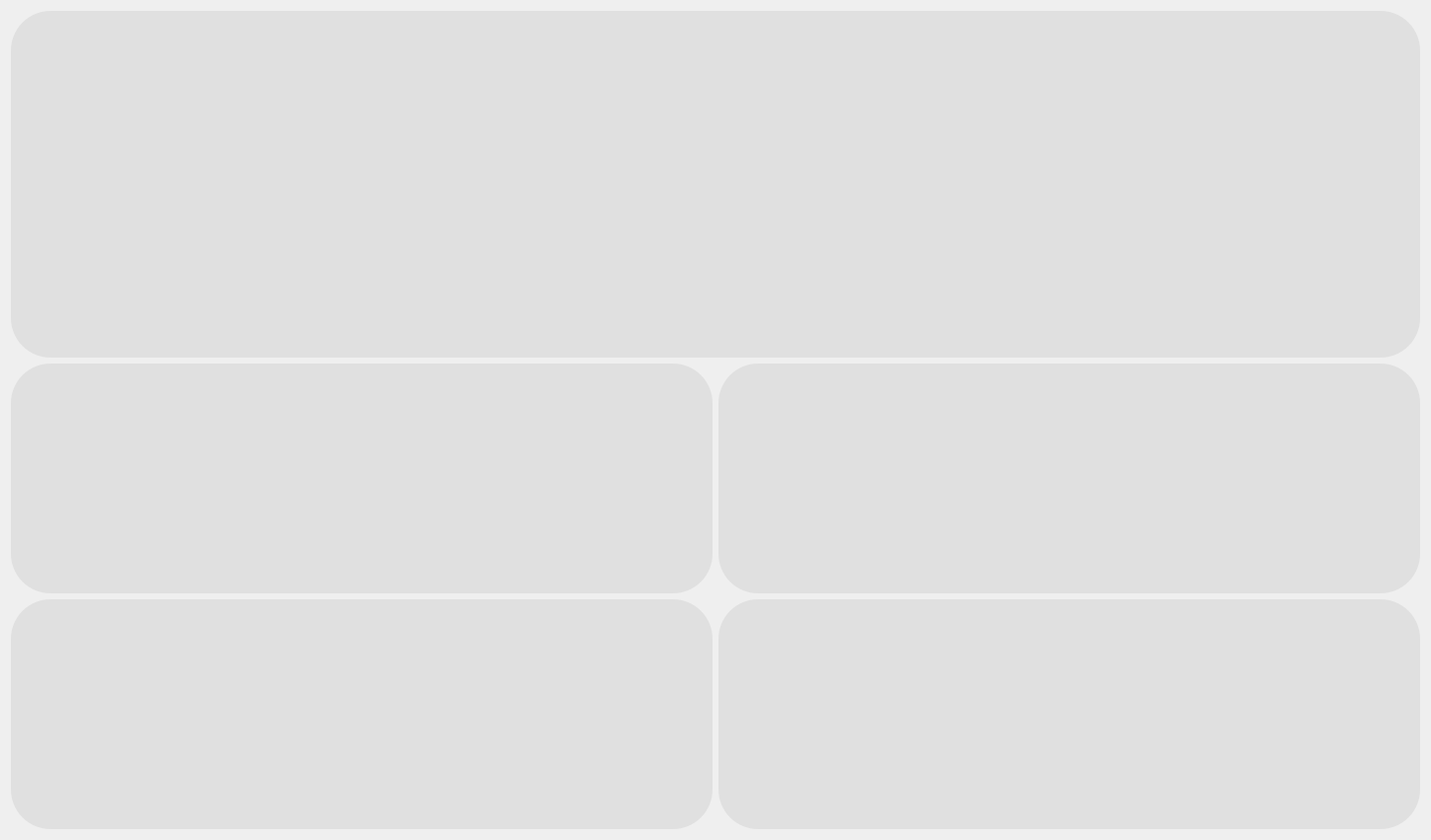
                   <widget class="QWidget" name="scrollAreaWidgetContents_4">
                    <property name="geometry">
                     <rect>
                      <x>0</x>
                      <y>0</y>
                      <width>1444</width>
                      <height>848</height>
                     </rect>
                    </property>
                    <layout class="QGridLayout" name="gridLayout_3">
                     <item row="1" column="1">
                      <widget class="QFrame" name="by_state_plot_2">
                       <property name="minimumSize">
                        <size>
                         <width>300</width>
                         <height>200</height>
                        </size>
                       </property>
                       <property name="styleSheet">
                        <string notr="true">border-radius:40px;
background-color:rgb(224, 224, 224);</string>
                       </property>
                       <property name="frameShape">
                        <enum>QFrame::StyledPanel</enum>
                       </property>
                       <property name="frameShadow">
                        <enum>QFrame::Raised</enum>
                       </property>
                      </widget>
                     </item>
                     <item row="2" column="1">
                      <widget class="QFrame" name="generated_by_plot_2">
                       <property name="minimumSize">
                        <size>
                         <width>300</width>
                         <height>200</height>
                        </size>
                       </property>
                       <property name="styleSheet">
                        <string notr="true">border-radius:40px;
background-color:rgb(224, 224, 224);</string>
                       </property>
                       <property name="frameShape">
                        <enum>QFrame::StyledPanel</enum>
                       </property>
                       <property name="frameShadow">
                        <enum>QFrame::Raised</enum>
                       </property>
                      </widget>
                     </item>
                     <item row="2" column="0">
                      <widget class="QFrame" name="by_type_plot_2">
                       <property name="minimumSize">
                        <size>
                         <width>300</width>
                         <height>200</height>
                        </size>
                       </property>
                       <property name="styleSheet">
                        <string notr="true">border-radius:40px;
background-color:rgb(224, 224, 224);</string>
                       </property>
                       <property name="frameShape">
                        <enum>QFrame::StyledPanel</enum>
                       </property>
                       <property name="frameShadow">
                        <enum>QFrame::Raised</enum>
                       </property>
                      </widget>
                     </item>
                     <item row="0" column="0" colspan="2">
                      <widget class="QFrame" name="daily_trend_plot_2">
                       <property name="minimumSize">
                        <size>
                         <width>0</width>
                         <height>350</height>
                        </size>
                       </property>
                       <property name="styleSheet">
                        <string notr="true">border-radius:40px;
background-color:rgb(224, 224, 224);</string>
                       </property>
                       <property name="frameShape">
                        <enum>QFrame::StyledPanel</enum>
                       </property>
                       <property name="frameShadow">
                        <enum>QFrame::Raised</enum>
                       </property>
                      </widget>
                     </item>
                     <item row="1" column="0">
                      <widget class="QFrame" name="by_priority_plot_2">
                       <property name="minimumSize">
                        <size>
                         <width>250</width>
                         <height>230</height>
                        </size>
                       </property>
                       <property name="styleSheet">
                        <string notr="true">border-radius:40px;
background-color:rgb(224, 224, 224);</string>
                       </property>
                       <property name="frameShape">
                        <enum>QFrame::StyledPanel</enum>
                       </property>
                       <property name="frameShadow">
                        <enum>QFrame::Raised</enum>
                       </property>
                      </widget>
                     </item>
                    </layout>
                   </widget>
